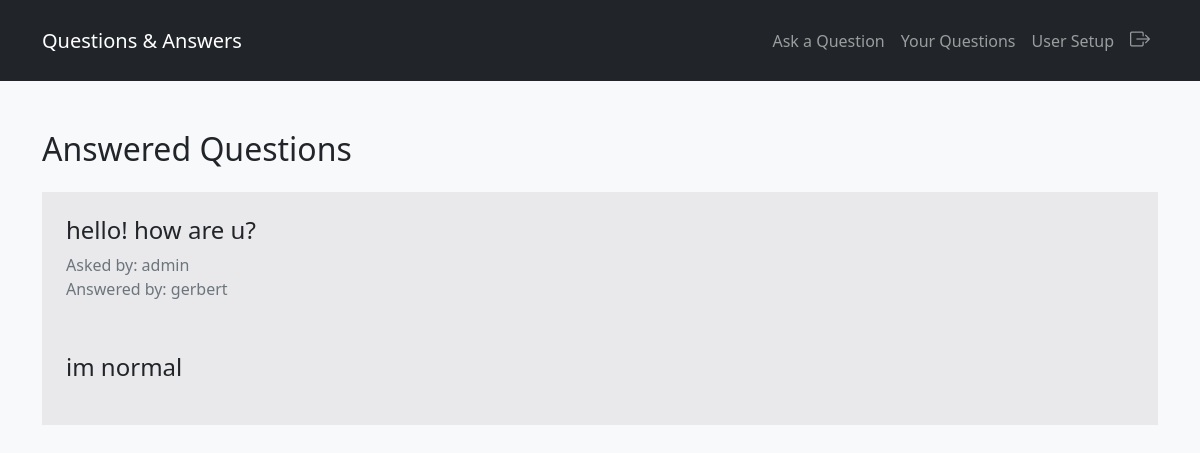
Screenshot of /answered_questions/7 (signed in) with the database file from the repository.
### tables this page shows
CREATE TABLE question (
    id integer primary key autoincrement,
    id_expert integer not null,
    id_user integer not null,
    text_question text not null,
    answer text
);

CREATE TABLE user (
    id integer primary key autoincrement,
    user_name text not null,
    password text not null,
    expert boolean not null,
    admin boolean not null
);

### app.py (the view)
@app.route("/answered_questions/<id_question>")
def answered_questions(id_question):
    user = user_session()
    db = get_db()
    cur = db.execute("""
                    SELECT asker.user_name AS asker_name, expert.user_name AS expert_name, question.id AS id, question.text_question as text, question.answer as answer
                    FROM question
                        JOIN user AS asker ON question.id_user = asker.id
                        JOIN user AS expert ON question.id_expert = expert.id
                    WHERE question.answer IS NOT NULL and question.id = (?);
                """, [id_question])
    question = cur.fetchone()
    if question:
        return render_template("answered_question.html", user=user, question=question)
    return redirect(url_for("home"))

### app.py (called while the page is built)
def user_session():
    user_data = None
    if "user" in session:
        db = get_db()
        cur = db.execute("""
            SELECT * FROM user
            WHERE user_name = (?);
        """, [session["user"]])
        user_data = cur.fetchone()
    return user_data

def connect_db():  # Подключение базы данных
    sql = sqlite3.connect("ask_db.db")
    sql.row_factory = sqlite3.Row
    return sql

def get_db():  # Получение базы данных
    if not hasattr(g, "sqlite3"):
        g.sqlite_db = connect_db()
    return g.sqlite_db

### templates/answered_question.html (shortened to what this page needs)
{% extends 'home.html' %}
{% block content %}
<h2 class="fw-light fs-2 mb-4">Answered Questions</h2>
<div class="d-flex flex-column">
    <div class="bg-dark p-4 " style="--bs-bg-opacity: .07;">
        <h4 class="fw-light fs-4">{{ question.text }}</h4>
        <span class="text-secondary">Asked by: {{ question.asker_name }}
        <br>
        Answered by: {{ question.expert_name }}</span>
        <p class="mt-5 fs-4">{{ question.answer }}</p>
    </div>
</div>
{% endblock %}

### static/style.css (style rules this page uses)
body::before { display: block; content: ""; height: 82px; }

### rows the page displays
question: text "hello! how are u?", answer "im normal"
user: asker_name "admin"
user: expert_name "gerbert"
